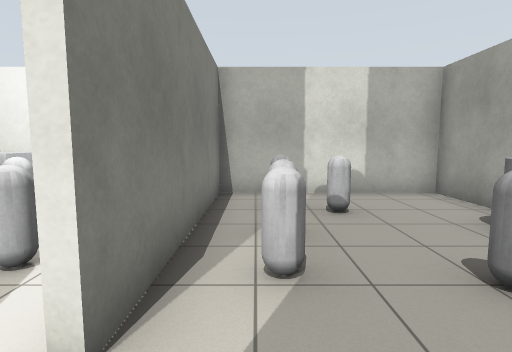
view 1 (above)

24 first-person views from a walk through a world built for the Gazebo simulator. The camera is 1.2 m above the floor, tilts 6° down and sees 80° across. The floor is counted in squares, 1 m on a side. Each view is taken from the middle of a square. On the plan, view 1 faces up. The plan holds only what a view shows up to about 13 squares ahead; the rest is blank.

view 2
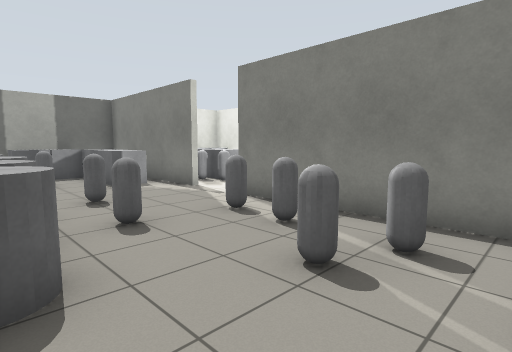

view 3
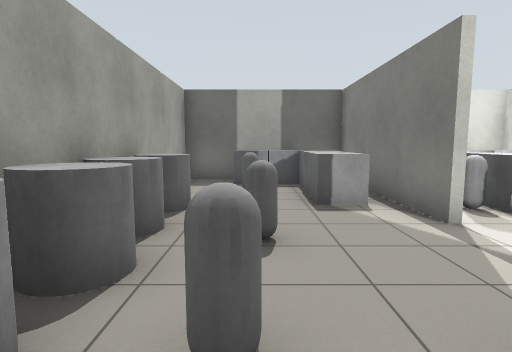

view 4
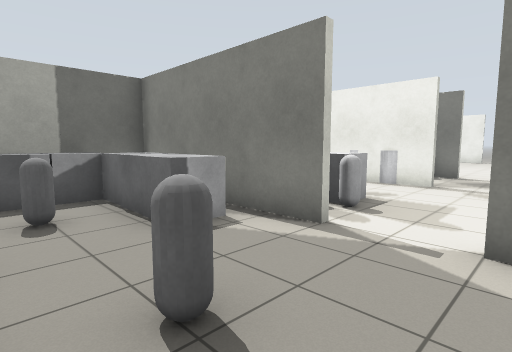

view 5
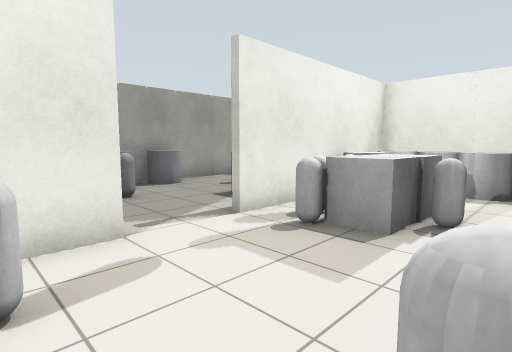

view 6
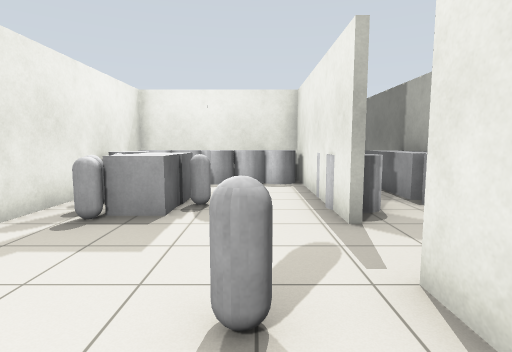

view 7
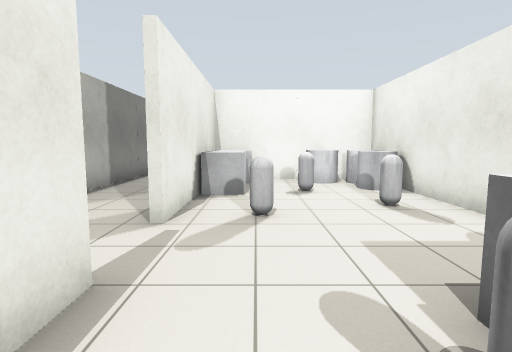

view 8
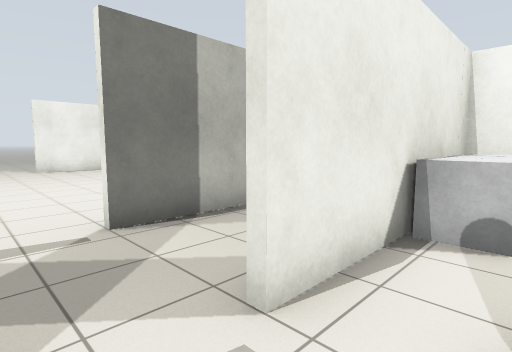

view 9
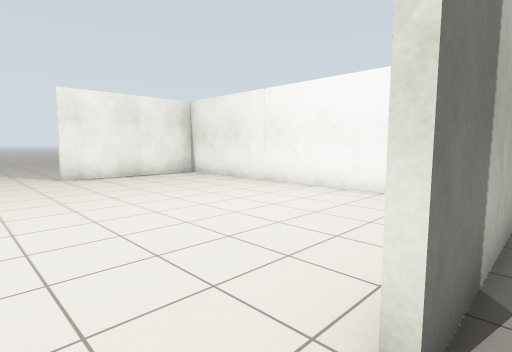

view 10
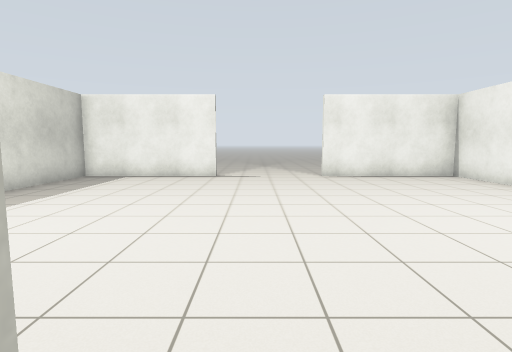

view 11
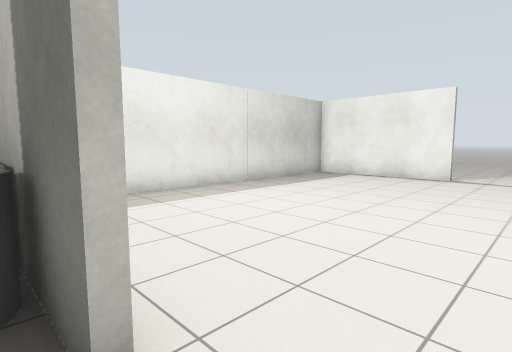

view 12
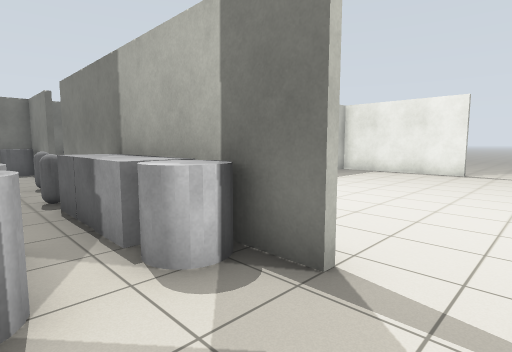

view 13
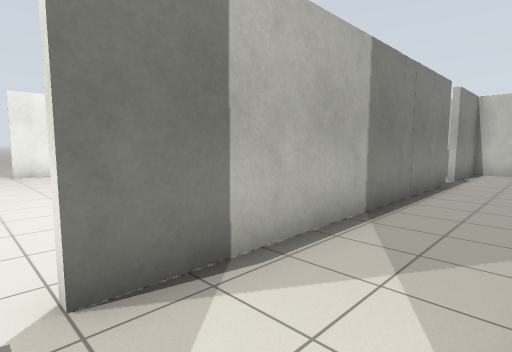

view 14
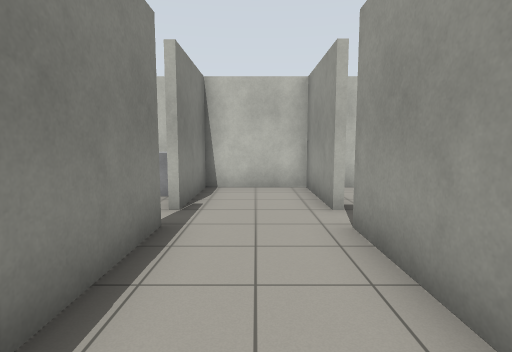

view 15
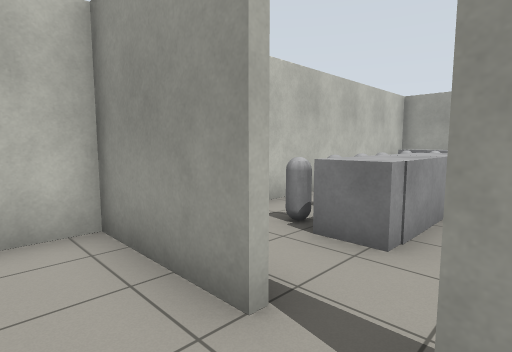

view 16
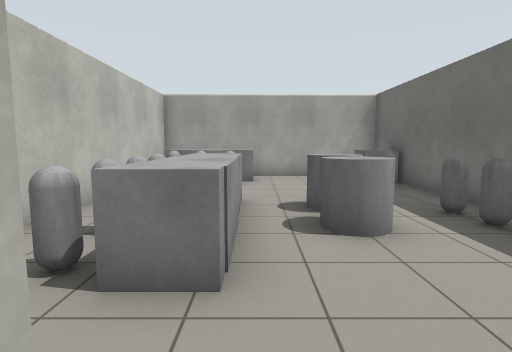

view 17
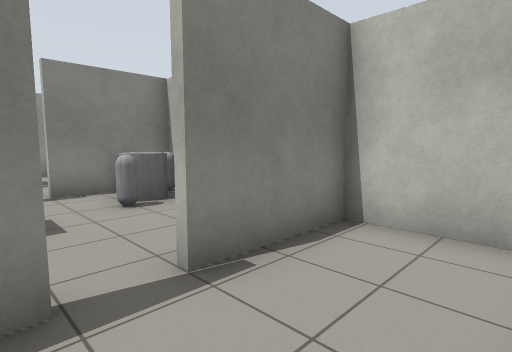

view 18
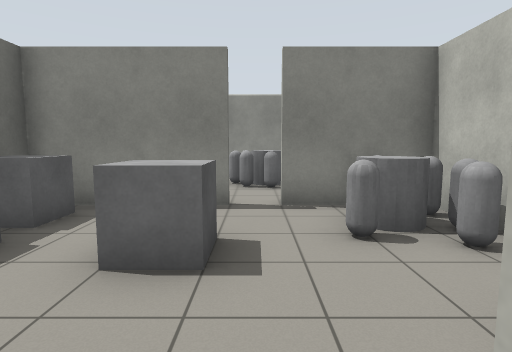

view 19
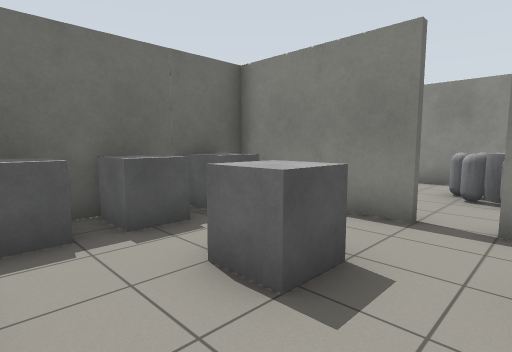

view 20
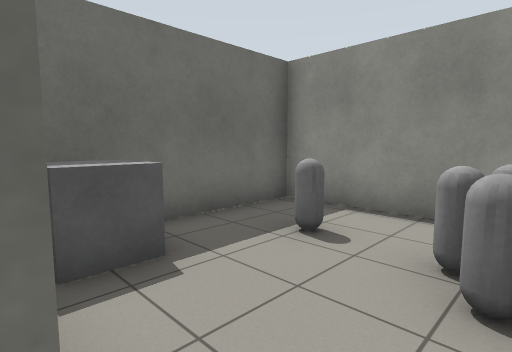

view 21
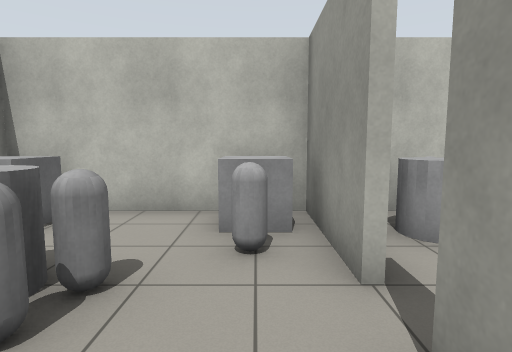

view 22
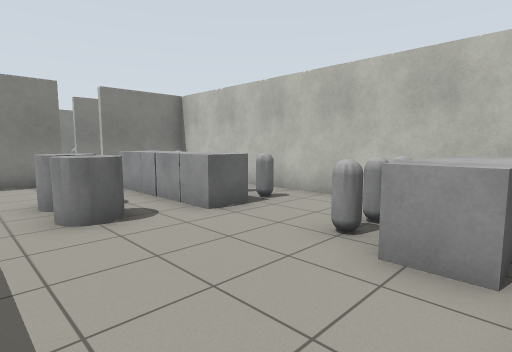

view 23
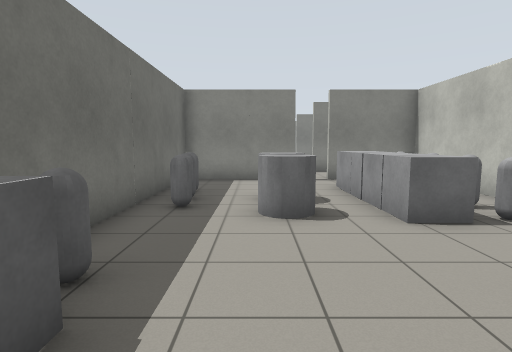

view 24
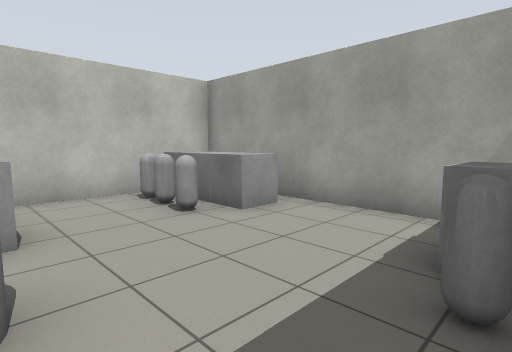

### Floor plan
Points are (right, up) in squares from view 1. A wall is a line through its corners. A room is listed if a view was taken in it or the views show most of it. See-through windows are left out.
Room 1 (views 1, 2, 3, 4, 22, 23, 24)
walls: (0.5, 7.4) (-1, 7.4); (-0.9, 7.5) (-0.9, 1.4); (4.4, 5.2) (4.4, 15.4) (-6, 15.4); (3.4, 7.6) (4.5, 7.6); (4.5, 7.4) (3.4, 7.4); (-0.9, -0.4) (-0.9, -6.5); (-6.4, 11.4) (-6.4, 7.6) (0.6, 7.6); (-1, -6.4) (4.4, -6.4) (4.4, -1.1); (-6.4, 15.5) (-6.4, 12.4)
ways out: opening at (-6, 12) to room 2; opening at (-5, 8) to room 2; opening at (-1, 0.5) to room 2
objects: grey box (-4, 13); other object (-4, 14); other object (-3, 8); grey cylinder (-3, 10) to (-2, 11); grey box (-3, 13); other object (-3, 14); other object (-2, 9); grey box (-2, 13); other object (-2, 14); grey cylinder (-1, 10) to (-1, 11); grey box (-1, 13); other object (-1, 14); grey box (0, -5) to (1, -4); grey box (0, -3) to (1, -3); grey box (0, -2) to (1, -2); other object (0, 3); other object (0, 4); grey box (1, -6) to (2, -5); other object (1, 6); other object (1, 8); grey box (2, -6) to (3, -5); other object (2, -3); other object (2, 0); other object (2, 2) to (2, 3); other object (2, 5); grey box (2, 8) to (3, 8); other object (2, 13); other object (2, 14); grey cylinder (3, -2) to (4, -2); grey cylinder (3, 1) to (4, 1); grey box (3, 12) to (3, 13); grey box (3, 14); grey box (3, 15); grey cylinder (4, -1) to (4, 0); grey cylinder (4, 2) to (4, 3); grey cylinder (4, 4)
Room 2 (views 5, 6, 7, 8, 9, 10, 11, 12, 13, 14, 15, 16, 17, 18, 19, 20)
walls: (-9.4, -0.4) (-9.4, -1.5); (-9.4, -5.4) (-9.4, -9.5); (-15.5, -6.4) (-14.4, -6.4); (-6.4, -2.1) (-6.4, -4.4); (-20.4, -1.4) (-20.4, -6.4); (-6.4, 3.5) (-6.4, 1.5); (-6.5, -6.4) (-1, -6.4); (-14.4, 7.4) (-20.5, 7.4); (-9.4, -11.5) (-9.4, -12.4); (-6.6, 8.5) (-6.6, 11.4); (-20.4, 8) (-20.4, 2.5); (-1.1, 1.4) (-1.1, 7.5); (-14.9, 11.5) (-14.9, 7.6); (-9.4, 11.5) (-9.4, 1.5); (-1.1, -6.5) (-1.1, -0.5); (-1, 7.4) (-6.5, 7.4); (-6.6, 12.4) (-6.6, 15.5); (-14.9, 15.5) (-14.9, 12.5); (-6, 15.4) (-9.4, 15.4) (-9.4, 12.5)
ways out: opening at (-6, 12) to room 1; opening at (-5, 8) to room 1; opening at (-1, 0.5) to room 1; opening at (-15, 12) to room 3; opening at (-21.5, 2)
objects: grey box (-16, 8) to (-16, 9); grey box (-14, 8) to (-13, 9); grey cylinder (-14, 14) to (-13, 14); other object (-14, 15); grey box (-13, 11) to (-12, 11); other object (-13, 13); other object (-13, 15); grey box (-12, 8) to (-12, 9); other object (-12, 15); grey box (-11, 8) to (-10, 9); grey box (-11, 14) to (-10, 15); grey cylinder (-9, -14) to (-8, -13); other object (-9, -9); grey box (-9, -5); grey box (-9, -4); grey box (-9, -3); grey cylinder (-9, -2); other object (-8, -6); other object (-7, -3) to (-7, -2); grey cylinder (-7, -1); grey cylinder (-6, -6) to (-6, -5); grey box (-6, 4) to (-6, 5); grey box (-6, 6); grey box (-6, 7) to (-5, 7); grey cylinder (-5, -6) to (-4, -5); other object (-5, 2); grey cylinder (-4, -6); other object (-4, -2); other object (-4, 5); grey cylinder (-3, -6) to (-3, -5); grey box (-3, -3) to (-3, -2); grey box (-3, -1); grey cylinder (-3, 6) to (-3, 7); other object (-2, -6) to (-2, -5); other object (-2, -4) to (-2, -3); other object (-2, -2); other object (-2, -1); other object (-2, 3); grey cylinder (-2, 5) to (-2, 6); grey cylinder (-2, 7)
Room 3 (view 21)
walls: (-15.1, 12.5) (-15.1, 15.5); (-15.1, 11) (-15.1, 11.5); (-20.4, 13.5) (-20.4, 8); (-14.4, 15.4) (-18.5, 15.4); (-20.5, 7.6) (-16.4, 7.6)
ways out: opening at (-15, 12) to room 2
objects: grey cylinder (-19, 12) to (-18, 13); other object (-18, 10); other object (-18, 11); other object (-17, 12); other object (-17, 13); other object (-16, 13); grey box (-16, 14) to (-16, 15)

Positions as (right, up) in squares from view 1, and headings:
1: (0, 0), facing up
2: (4, 7), facing down-left
3: (2, 4), facing down
4: (3, 2), facing down-left
5: (-5, 3), facing down-right
6: (-5, 4), facing down
7: (-5, -3), facing up
8: (-5, 0), facing up-left
9: (-9, 0), facing up-left
10: (-9, 0), facing left
11: (-9, 1), facing down-left
12: (-7, 1), facing down-left
13: (-7, 1), facing up-left
14: (-8, 7), facing up
15: (-8, 11), facing up-right
16: (-7, 12), facing right
17: (-7, 11), facing up-left
18: (-9, 12), facing left
19: (-10, 13), facing down-left
20: (-15, 12), facing down-left
21: (-16, 10), facing up
22: (4, 9), facing up-left
23: (4, 10), facing left
24: (-1, 8), facing up-right
